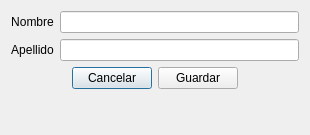
<?xml version="1.0" encoding="UTF-8"?>
<ui version="4.0">
 <class>NewPersonDialog</class>
 <widget class="QDialog" name="NewPersonDialog">
  <property name="geometry">
   <rect>
    <x>0</x>
    <y>0</y>
    <width>310</width>
    <height>135</height>
   </rect>
  </property>
  <property name="windowTitle">
   <string>Dialog</string>
  </property>
  <layout class="QVBoxLayout" name="verticalLayout">
   <item>
    <layout class="QHBoxLayout" name="horizontalLayout">
     <item>
      <widget class="QLabel" name="firstNameLabel">
       <property name="text">
        <string>Nombre</string>
       </property>
       <property name="alignment">
        <set>Qt::AlignmentFlag::AlignCenter</set>
       </property>
      </widget>
     </item>
     <item>
      <widget class="QLineEdit" name="firstNameLineEdit">
       <property name="alignment">
        <set>Qt::AlignmentFlag::AlignCenter</set>
       </property>
      </widget>
     </item>
    </layout>
   </item>
   <item>
    <layout class="QHBoxLayout" name="horizontalLayout_2">
     <item>
      <widget class="QLabel" name="lastNameLabel">
       <property name="text">
        <string>Apellido</string>
       </property>
       <property name="alignment">
        <set>Qt::AlignmentFlag::AlignCenter</set>
       </property>
      </widget>
     </item>
     <item>
      <widget class="QLineEdit" name="lastNameLineEdit">
       <property name="alignment">
        <set>Qt::AlignmentFlag::AlignCenter</set>
       </property>
      </widget>
     </item>
    </layout>
   </item>
   <item>
    <layout class="QHBoxLayout" name="horizontalLayout_3">
     <item>
      <spacer name="horizontalSpacer">
       <property name="orientation">
        <enum>Qt::Orientation::Horizontal</enum>
       </property>
       <property name="sizeHint" stdset="0">
        <size>
         <width>40</width>
         <height>20</height>
        </size>
       </property>
      </spacer>
     </item>
     <item>
      <widget class="QPushButton" name="cancelButton">
       <property name="text">
        <string>Cancelar</string>
       </property>
      </widget>
     </item>
     <item>
      <widget class="QPushButton" name="saveButton">
       <property name="text">
        <string>Guardar</string>
       </property>
      </widget>
     </item>
     <item>
      <spacer name="horizontalSpacer_2">
       <property name="orientation">
        <enum>Qt::Orientation::Horizontal</enum>
       </property>
       <property name="sizeHint" stdset="0">
        <size>
         <width>40</width>
         <height>20</height>
        </size>
       </property>
      </spacer>
     </item>
    </layout>
   </item>
   <item>
    <spacer name="verticalSpacer">
     <property name="orientation">
      <enum>Qt::Orientation::Vertical</enum>
     </property>
     <property name="sizeHint" stdset="0">
      <size>
       <width>20</width>
       <height>40</height>
      </size>
     </property>
    </spacer>
   </item>
  </layout>
 </widget>
 <resources/>
 <connections/>
</ui>
